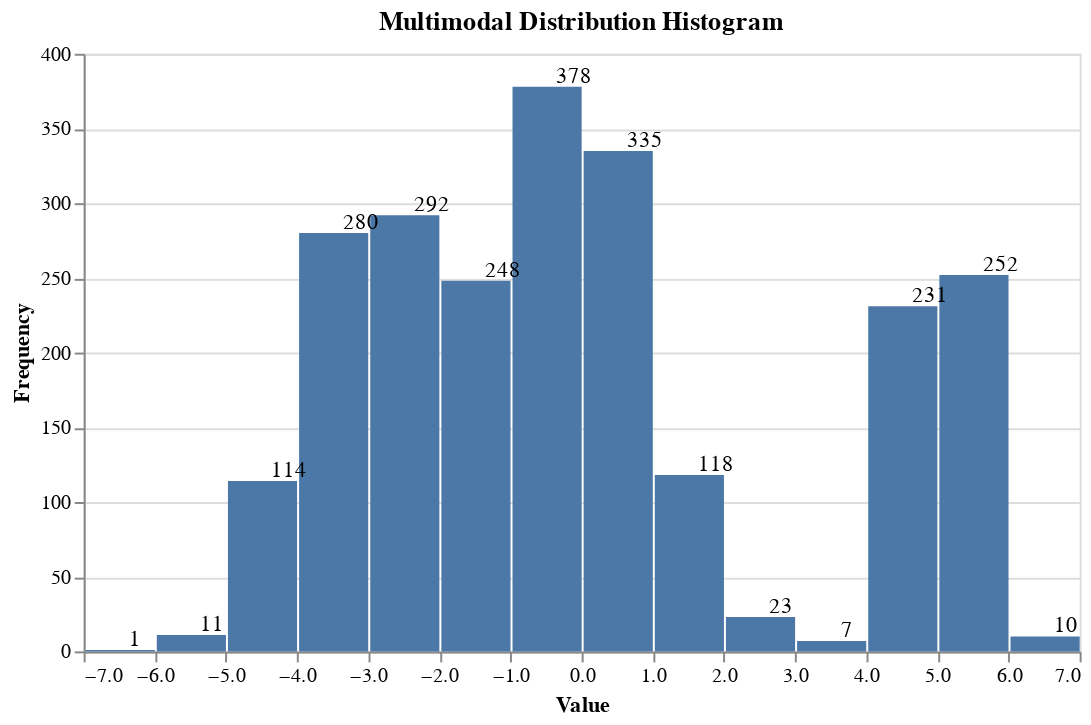

Notebook cell for this chart:
### Code cell
import altair as alt
import pandas as pd
import numpy as np

# Generate multimodal data
np.random.seed(0)
data = np.concatenate([
    np.random.normal(0, 1, 1000),
    np.random.normal(5, 0.5, 500),
    np.random.normal(-3, 1, 800)
])

# Create a DataFrame
df = pd.DataFrame({'value': data})

# Create the histogram using Altair
bars = alt.Chart(df).mark_bar().encode(
    alt.X('value', bin=alt.Bin(step=1), title='Value'),
    alt.Y('count()', title='Frequency')
).properties(
    title='Multimodal Distribution Histogram',
    width=500,
    height=300
)

# Add an interaction layer
selection = alt.selection_multi(fields=['value'])
bars = bars.add_selection(selection)

tooltip = alt.Chart(df).mark_text(align='left', dx=5, dy=-5, color='black').encode(
    alt.X('value', bin=alt.Bin(step=1)),
    alt.Y('count()', stack='zero'),
    text='count()'
).transform_filter(selection)

# Combine the histogram and the tooltip layer
histogram = (bars + tooltip)

# Display the histogram
histogram

### Figure 1 — Vega-Lite specification as saved in the notebook (floating-point values rounded to 4 significant figures; data arrays with more than 128 entries replaced by an {"elided": "..."} marker saying what was removed)
{"config": {"view": {"continuousWidth": 300, "continuousHeight": 300}}, "layer": [{"mark": {"type": "bar"}, "encoding": {"x": {"bin": {"step": 1}, "field": "value", "title": "Value", "type": "quantitative"}, "y": {"aggregate": "count", "title": "Frequency", "type": "quantitative"}}, "name": "view_1", "title": "Multimodal Distribution Histogram"}, {"mark": {"type": "text", "align": "left", "color": "black", "dx": 5, "dy": -5}, "encoding": {"text": {"aggregate": "count", "type": "quantitative"}, "x": {"bin": {"step": 1}, "field": "value", "type": "quantitative"}, "y": {"aggregate": "count", "stack": "zero", "type": "quantitative"}}, "transform": [{"filter": {"param": "param_2"}}]}], "data": {"name": "data-2ed17e3a5f6c59c69796d454afb16472"}, "height": 300, "params": [{"name": "param_2", "select": {"type": "point", "fields": ["value"]}, "views": ["view_1"]}], "width": 500, "$schema": "https://vega.github.io/schema/vega-lite/v5.8.0.json", "datasets": {"data-2ed17e3a5f6c59c69796d454afb16472": {"elided": "2300 records"}}}
